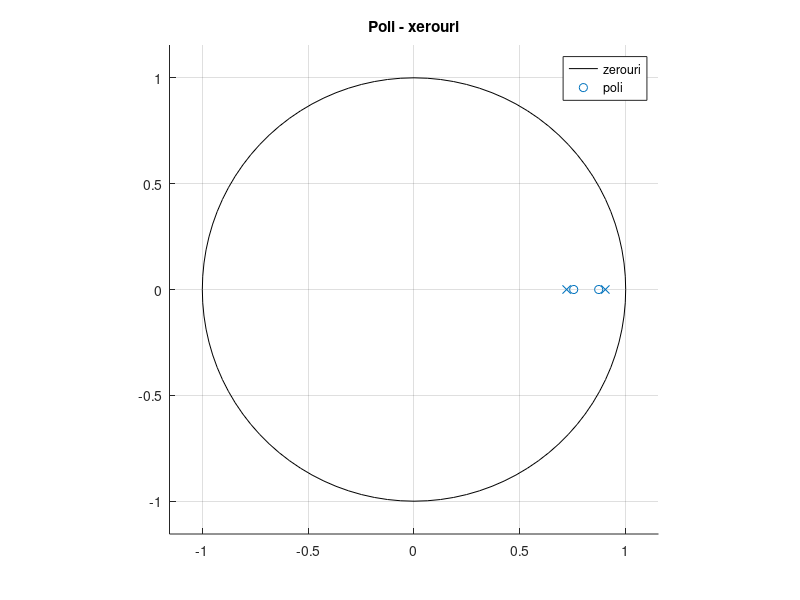
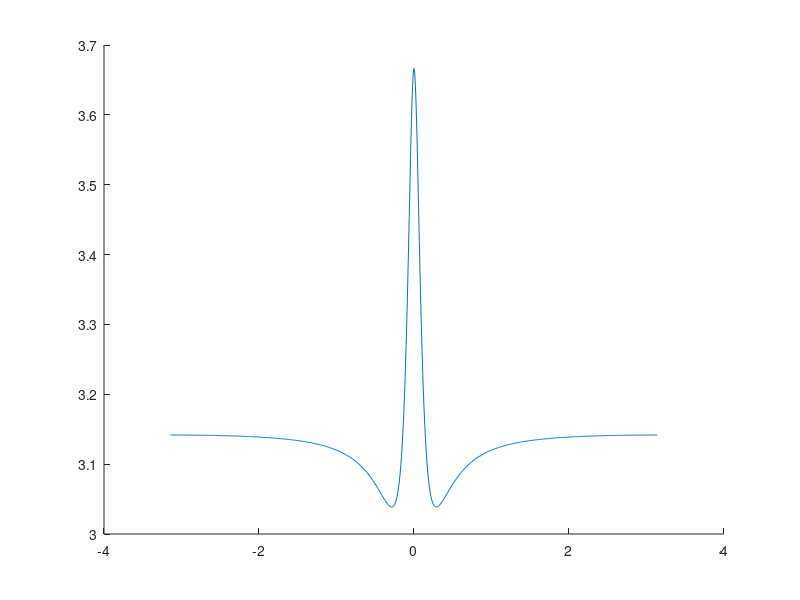
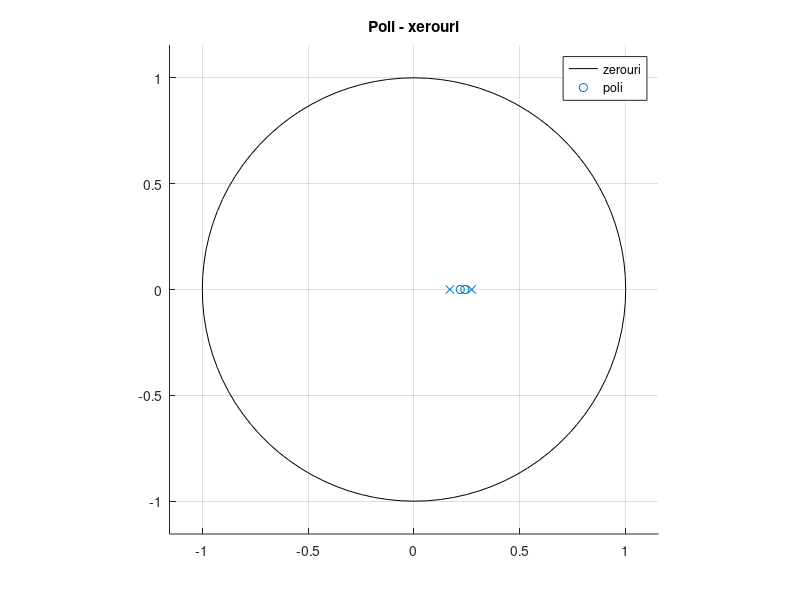
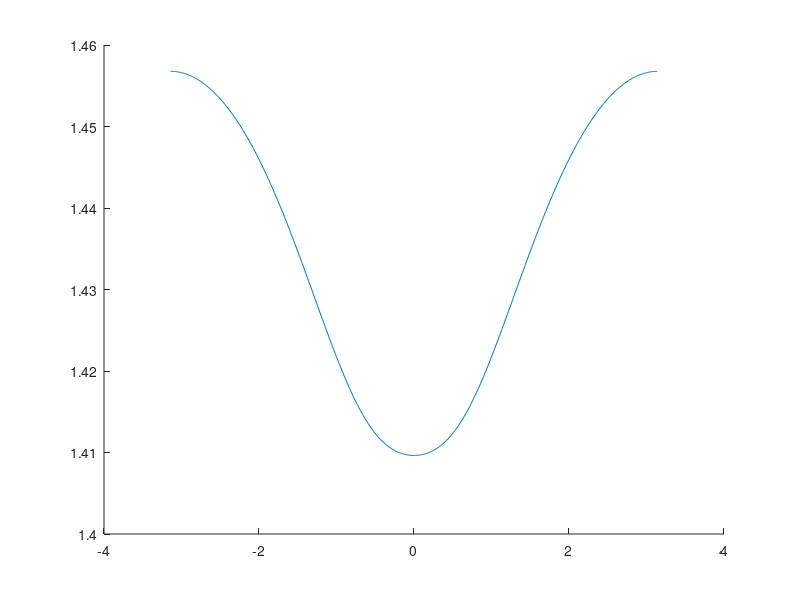

Reproduce these figures in MATLAB, in order.
%%
%Subpunctul a)
clear; clc;
omega = -pi: 0.01 : pi;
a = [1.12 -1.82 0.73]     %poli
b = [3.51 -5.71 2.31]     %Zerouri    

%Verific daca valorile sunt relativ aproape de cercul unitate
r1 = roots(a);
r2 = roots(b);

figure; hold on;
zplane(b,a);
title('Poli - xerouri');
legend('zerouri' ,'poli');
hold off;

%Calculez raspunsul in frecveneta
H = freqz(b, a ,omega);

figure; hold on;
plot(omega, abs(H));
hold off;

%%
%Subpunctul b)
clear; clc; close all;
omega_b = -pi: 0.01 : pi;
a_b = [4.12 -1.82 0.19]          %poli
b_b = [5.91 -2.71 0.31]          %zerouri

%Verific daca valorile sunt relativ aproape de cercul unitate
r1_b = roots(a_b);
r2_b = roots(b_b);

figure; hold on;
zplane(b_b,a_b);
title('Poli - xerouri');
legend('zerouri' ,'poli');
hold off;

%Calculez raspunsul in frecveneta
H_b = freqz(b_b, a_b ,omega_b);

figure; hold on;
plot(omega_b, abs(H_b));
hold off;
